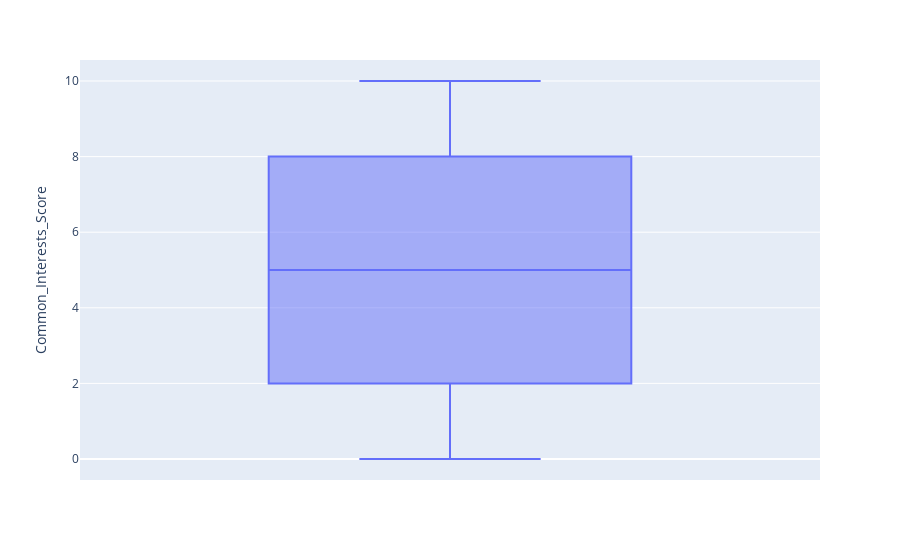

Notebook cell for this chart:
### Code cell
# checking for outliers
box

### Figure 1 — Plotly figure (JSON) as saved in the notebook; plotly's stock layout.template omitted (floating-point values rounded to 4 significant figures; data arrays with more than 128 entries replaced by an {"elided": "..."} marker saying what was removed)
{"data": [{"alignmentgroup": "True", "hovertemplate": "Common_Interests_Score=%{y}<extra></extra>", "legendgroup": "", "marker": {"color": "#636efa"}, "name": "", "notched": false, "offsetgroup": "", "orientation": "v", "showlegend": false, "type": "box", "x0": " ", "xaxis": "x", "y": {"elided": "2000 int values"}, "y0": " ", "yaxis": "y"}], "layout": {"boxmode": "group", "legend": {"tracegroupgap": 0}, "margin": {"t": 60}, "xaxis": {"anchor": "y", "domain": [0, 1]}, "yaxis": {"anchor": "x", "domain": [0, 1], "title": {"text": "Common_Interests_Score"}}}}
